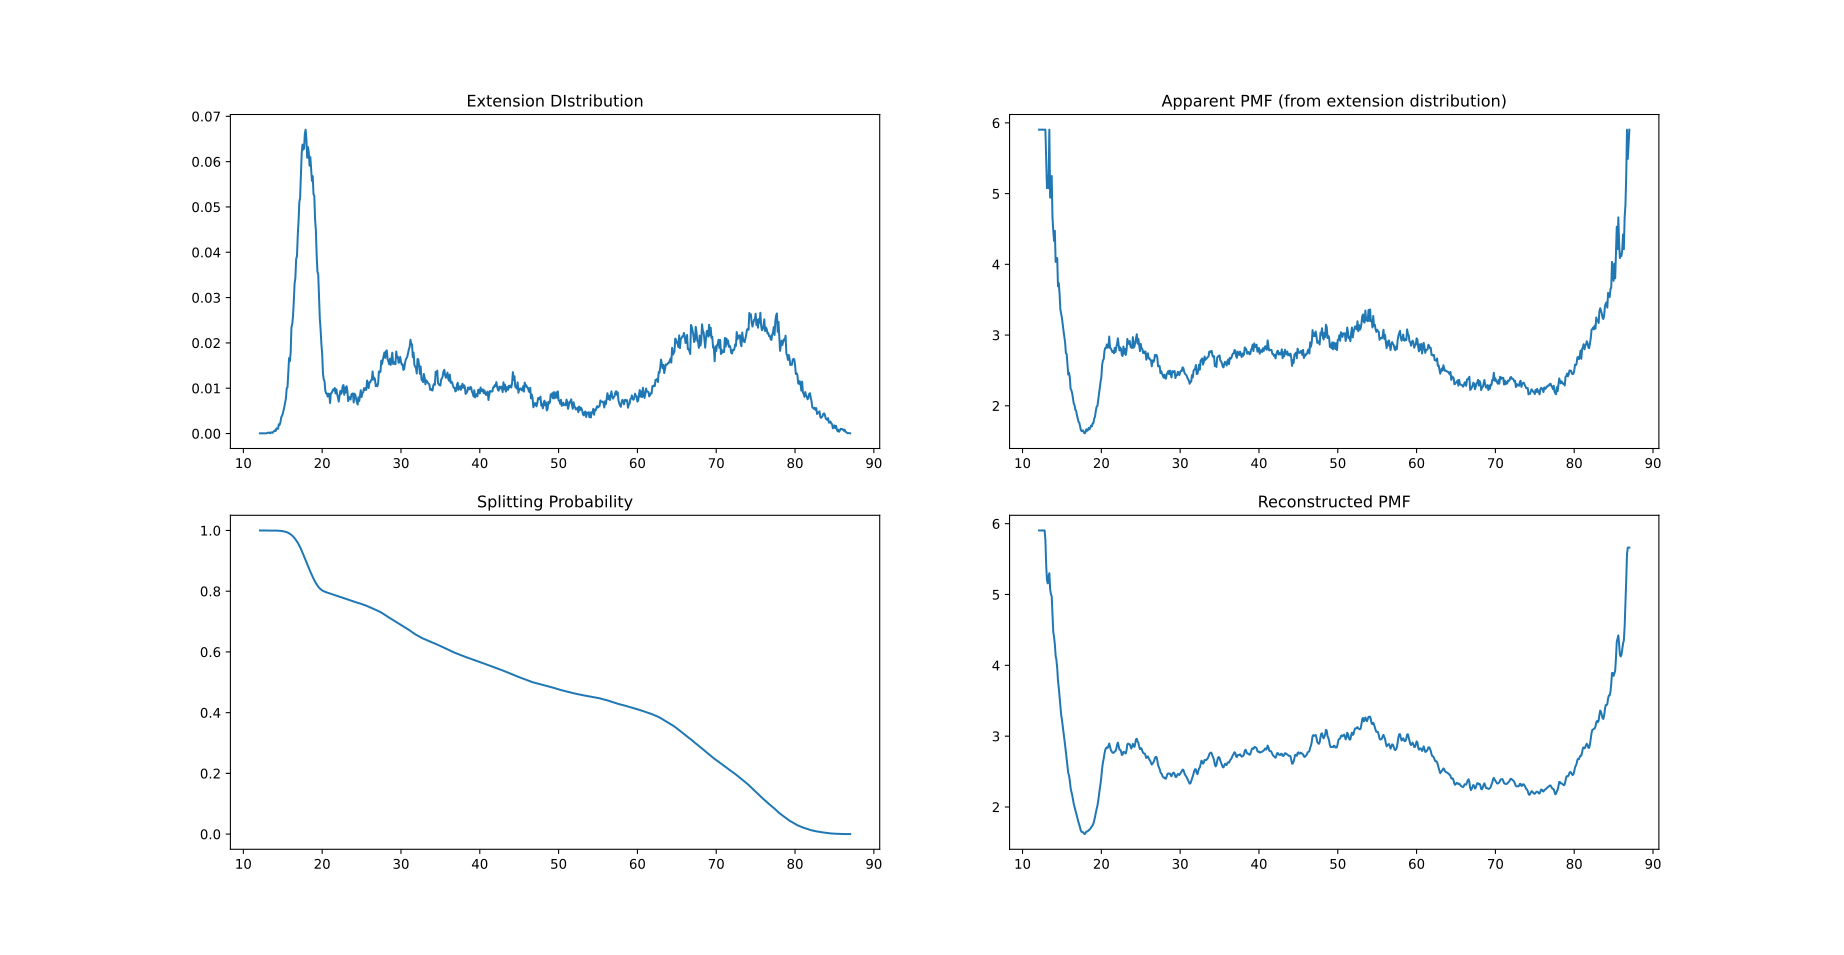

The Python source for this figure:
import numpy as np
import scipy
import pandas as pd
import matplotlib.pyplot as plt
import matplotlib.axes

########################################################################
## Splitting Probability Sp(x) from Extension Distribution - Apparant PMF
## and reconstruct PMF from Sp(x)
########################################################################

## Usage
# 1. Copy script to working dir
# 2. INPUT: set extension vs probability file (extension dostribution)
# 3. INPUT: set Temp, LEFT and RIGHT absorbing boundares
# 4. run with "python sp_pmf.py"
# 5. Creates output file "sp_pmf.csv"

## UNITS: Energy (kcal/mol), Distance (Å), T (K)

## Constants -------------------------
CAL_TO_JOULE = 4.184  # 1 cal = 4.184 J
K_b = 8.314 / (CAL_TO_JOULE * 1000)  # ideal gas constant in kcal/(mol K)

## INPUT -----------------------
extension_pdf_file = "dist_vs_pdf_avg.dat"    # Input Extension vs Probability file i.e Extension Probability
T = 300         # Constant Temp (K)

x_f = 0          # LEFT Absorbing Boundary - Folded state extension (in Å)
x_u = 100        # RIGHT Absorbing Boundary - Unfolded state extension (in Å)

# Whether to negate apparant PMF for Sp(x) calculation
# -> True (default) : Sp(x) will give inflection at the potential energy barrier(s)
# -> False : Sp(x) will give inflection at the potential well(s) i.e. stable states
negate_app_pmf = False  

## OUTPUT ----------------------
output_file = "sp_pmf_avg.csv"

## ----------------------------------
# Extension Probability Distribution (PDF) DataFrame 
ext_pdf_df = pd.read_csv(extension_pdf_file, sep=r"\s+", comment="#", names=("DIST", "PDF"))

# SUbset of the dataset for integration
int_df = ext_pdf_df.loc[ext_pdf_df["DIST"] >= x_f].loc[ext_pdf_df["DIST"] <= x_u]

# Apparaent PMF - PMF from extension distribution = -K_b * T * ln(P(x)) , where P(x) is extension probability distribution
pmf_apparent = np.log(int_df["PDF"].astype("float128").values) * (-K_b * T)
int_df["PMF_APP"] = pmf_apparent

# purge infinite PMF values due to PDF = 0 (or very low) values
int_df.replace([np.inf, -np.inf], np.nan, inplace=True)
int_df.dropna(subset=["PMF_APP"], axis=0, how="all", inplace=True)

# Reciprocal of PDF
if negate_app_pmf:
    pdf_recip = (1 / int_df["PDF"].astype(np.float128).values)
    int_df["PDF_RECIP"] = pdf_recip

# Integral in the denominator = Constant
c = scipy.integrate.trapezoid(y=int_df["PDF_RECIP" if negate_app_pmf else "PDF"].values, x=int_df["DIST"].values)

## Calculating Spltting Probability Sp(x) -------------------------
dist_col_index = int_df.columns.get_loc("DIST")
main_col = "PDF_RECIP" if negate_app_pmf else "PDF"   # Column which is integrated
sample_count = len(int_df["DIST"])

split_prob = np.zeros((sample_count,), dtype=np.float128)

for i in range(0, sample_count):
    _dist = int_df.iat[i, dist_col_index]

    _df = int_df.loc[int_df["DIST"] >= _dist]
    _v = scipy.integrate.trapezoid(y=_df[main_col], x=_df["DIST"])
    split_prob[i] = _v / c

int_df["SP"] = split_prob
# ------------------------------------------------------------------------

## Re-constructing PMF from Sp(x)
grad = np.gradient(int_df["SP"], int_df["DIST"])     # Gradient of Sp(fold) : ALways Negative
pmf_re = (1 if negate_app_pmf else -1) * np.log(-grad) * K_b * T
int_df["PMF_RE"] = pmf_re              # Reconstructed PMF from Sp(x)

# Writing Output File
int_df[["DIST", "PDF", "PMF_APP", "SP", "PMF_RE"]].to_csv(output_file, sep="\t", header=True, index=False, index_label=False)

# Plotting
fig, axes  = plt.subplots(2,2)

axes[0, 0].plot(int_df["DIST"], int_df["PDF"])
axes[0, 0].set_title("Extension DIstribution")

axes[0, 1].plot(int_df["DIST"], int_df["PMF_APP"])
axes[0, 1].set_title("Apparent PMF (from extension distribution)")

axes[1, 0].plot(int_df["DIST"], int_df["SP"])
axes[1, 0].set_title("Splitting Probability")

axes[1, 1].plot(int_df["DIST"], int_df["PMF_RE"])
axes[1, 1].set_title("Reconstructed PMF")

plt.show()
